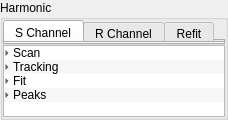
               <widget class="QGroupBox" name="groupBox_settings_settings_harm">
                <property name="title">
                 <string>Harmonic</string>
                </property>
                <property name="flat">
                 <bool>true</bool>
                </property>
                <layout class="QVBoxLayout" name="verticalLayout_46">
                 <property name="spacing">
                  <number>0</number>
                 </property>
                 <property name="leftMargin">
                  <number>0</number>
                 </property>
                 <property name="topMargin">
                  <number>0</number>
                 </property>
                 <property name="rightMargin">
                  <number>0</number>
                 </property>
                 <property name="bottomMargin">
                  <number>0</number>
                 </property>
                 <item>
                  <widget class="QTabWidget" name="tabWidget_settings_settings_samprefchn">
                   <property name="enabled">
                    <bool>true</bool>
                   </property>
                   <property name="maximumSize">
                    <size>
                     <width>16777215</width>
                     <height>21</height>
                    </size>
                   </property>
                   <property name="currentIndex">
                    <number>0</number>
                   </property>
                   <property name="documentMode">
                    <bool>false</bool>
                   </property>
                   <property name="tabBarAutoHide">
                    <bool>false</bool>
                   </property>
                   <widget class="QWidget" name="tab_settings_settings_harmchnsamp">
                    <attribute name="title">
                     <string>S Channel</string>
                    </attribute>
                   </widget>
                   <widget class="QWidget" name="tab_settings_settings_harmchnref">
                    <attribute name="title">
                     <string>R Channel</string>
                    </attribute>
                   </widget>
                   <widget class="QWidget" name="tab_settings_settings_harmchnrefit">
                    <attribute name="title">
                     <string>Refit</string>
                    </attribute>
                   </widget>
                  </widget>
                 </item>
                 <item>
                  <widget class="QTabWidget" name="tabWidget_settings_settings_harm">
                   <property name="sizePolicy">
                    <sizepolicy hsizetype="Expanding" vsizetype="Fixed">
                     <horstretch>0</horstretch>
                     <verstretch>0</verstretch>
                    </sizepolicy>
                   </property>
                   <property name="maximumSize">
                    <size>
                     <width>16777215</width>
                     <height>21</height>
                    </size>
                   </property>
                   <property name="tabShape">
                    <enum>QTabWidget::Rounded</enum>
                   </property>
                   <property name="currentIndex">
                    <number>0</number>
                   </property>
                   <property name="iconSize">
                    <size>
                     <width>16</width>
                     <height>16</height>
                    </size>
                   </property>
                   <property name="usesScrollButtons">
                    <bool>true</bool>
                   </property>
                   <property name="documentMode">
                    <bool>false</bool>
                   </property>
                   <property name="tabsClosable">
                    <bool>false</bool>
                   </property>
                   <property name="tabBarAutoHide">
                    <bool>true</bool>
                   </property>
                   <widget class="QWidget" name="tab_settings_settings_harm1">
                    <attribute name="title">
                     <string>1</string>
                    </attribute>
                    <layout class="QVBoxLayout" name="verticalLayout_18">
                     <property name="spacing">
                      <number>0</number>
                     </property>
                     <property name="leftMargin">
                      <number>0</number>
                     </property>
                     <property name="topMargin">
                      <number>0</number>
                     </property>
                     <property name="rightMargin">
                      <number>0</number>
                     </property>
                     <property name="bottomMargin">
                      <number>0</number>
                     </property>
                    </layout>
                   </widget>
                  </widget>
                 </item>
                 <item>
                  <widget class="QTreeWidget" name="treeWidget_settings_settings_harmtree">
                   <property name="sizePolicy">
                    <sizepolicy hsizetype="Expanding" vsizetype="Preferred">
                     <horstretch>0</horstretch>
                     <verstretch>0</verstretch>
                    </sizepolicy>
                   </property>
                   <property name="autoFillBackground">
                    <bool>false</bool>
                   </property>
                   <property name="verticalScrollBarPolicy">
                    <enum>Qt::ScrollBarAlwaysOff</enum>
                   </property>
                   <property name="sizeAdjustPolicy">
                    <enum>QAbstractScrollArea::AdjustToContents</enum>
                   </property>
                   <property name="alternatingRowColors">
                    <bool>true</bool>
                   </property>
                   <property name="indentation">
                    <number>6</number>
                   </property>
                   <property name="rootIsDecorated">
                    <bool>true</bool>
                   </property>
                   <property name="allColumnsShowFocus">
                    <bool>false</bool>
                   </property>
                   <property name="wordWrap">
                    <bool>false</bool>
                   </property>
                   <property name="expandsOnDoubleClick">
                    <bool>true</bool>
                   </property>
                   <attribute name="headerVisible">
                    <bool>false</bool>
                   </attribute>
                   <attribute name="headerDefaultSectionSize">
                    <number>110</number>
                   </attribute>
                   <attribute name="headerMinimumSectionSize">
                    <number>110</number>
                   </attribute>
                   <column>
                    <property name="text">
                     <string>Factor</string>
                    </property>
                   </column>
                   <column>
                    <property name="text">
                     <string>Value</string>
                    </property>
                   </column>
                   <item>
                    <property name="text">
                     <string>Scan</string>
                    </property>
                    <item>
                     <property name="text">
                      <string>Start</string>
                     </property>
                     <property name="text">
                      <string/>
                     </property>
                    </item>
                    <item>
                     <property name="text">
                      <string>End</string>
                     </property>
                     <property name="text">
                      <string/>
                     </property>
                    </item>
                    <item>
                     <property name="text">
                      <string>Steps</string>
                     </property>
                     <property name="text">
                      <string/>
                     </property>
                    </item>
                   </item>
                   <item>
                    <property name="text">
                     <string>Tracking</string>
                    </property>
                    <item>
                     <property name="text">
                      <string>Method</string>
                     </property>
                     <property name="text">
                      <string/>
                     </property>
                    </item>
                    <item>
                     <property name="text">
                      <string>Condition</string>
                     </property>
                    </item>
                   </item>
                   <item>
                    <property name="text">
                     <string>Fit</string>
                    </property>
                    <item>
                     <property name="text">
                      <string>Factor</string>
                     </property>
                    </item>
                   </item>
                   <item>
                    <property name="text">
                     <string>Peaks</string>
                    </property>
                    <item>
                     <property name="text">
                      <string>Num.</string>
                     </property>
                     <property name="text">
                      <string/>
                     </property>
                    </item>
                    <item>
                     <property name="text">
                      <string>Policy</string>
                     </property>
                    </item>
                    <item>
                     <property name="text">
                      <string>Phase</string>
                     </property>
                    </item>
                    <item>
                     <property name="text">
                      <string>Threshold</string>
                     </property>
                     <property name="text">
                      <string/>
                     </property>
                    </item>
                    <item>
                     <property name="text">
                      <string>Prominence</string>
                     </property>
                     <property name="text">
                      <string/>
                     </property>
                    </item>
                   </item>
                  </widget>
                 </item>
                </layout>
               </widget>
